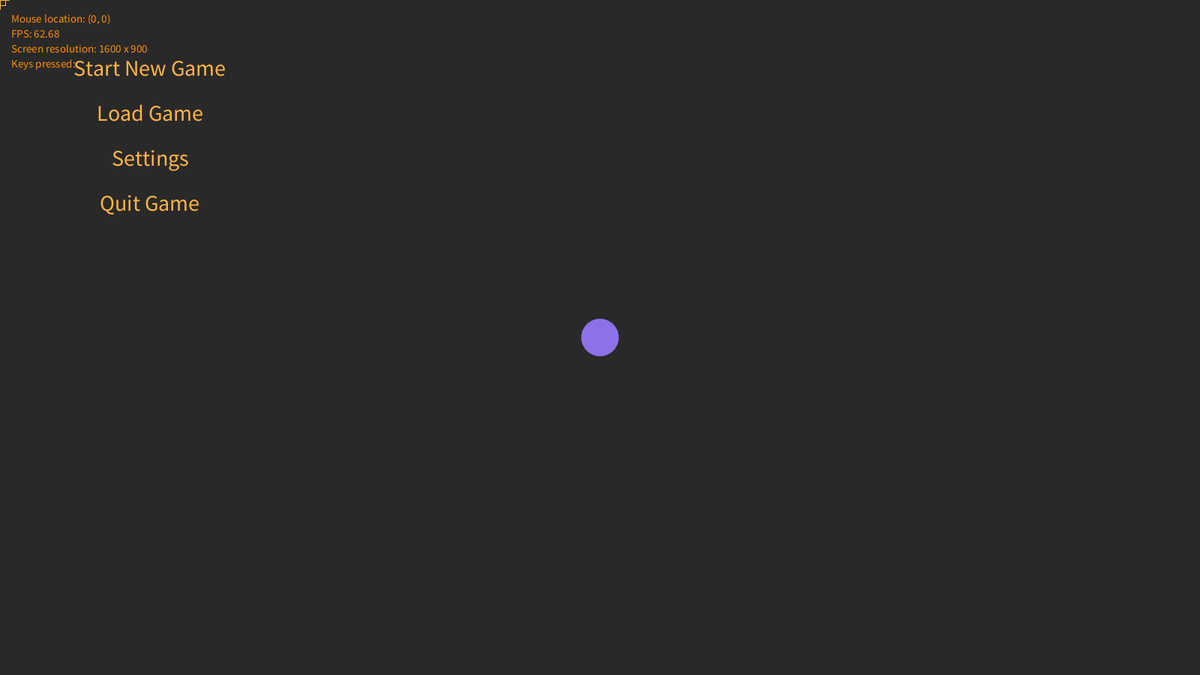
Frame 1 (no input)
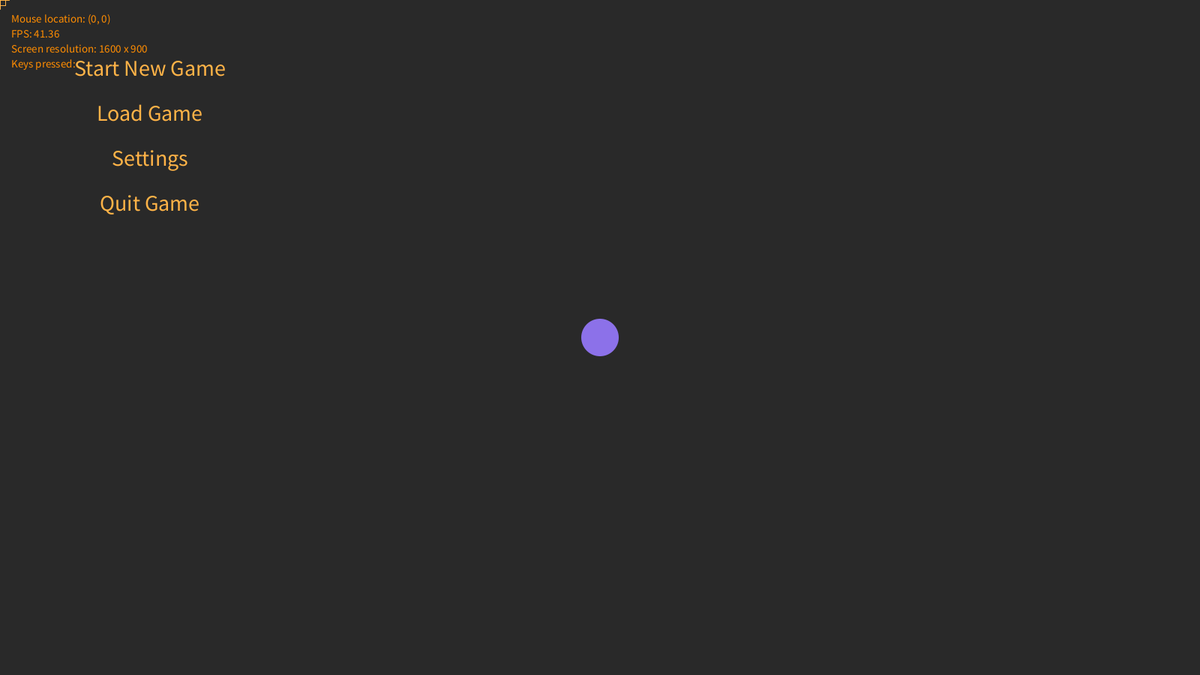
Frame 60 (the mouse pressed at the canvas centre just before this capture)
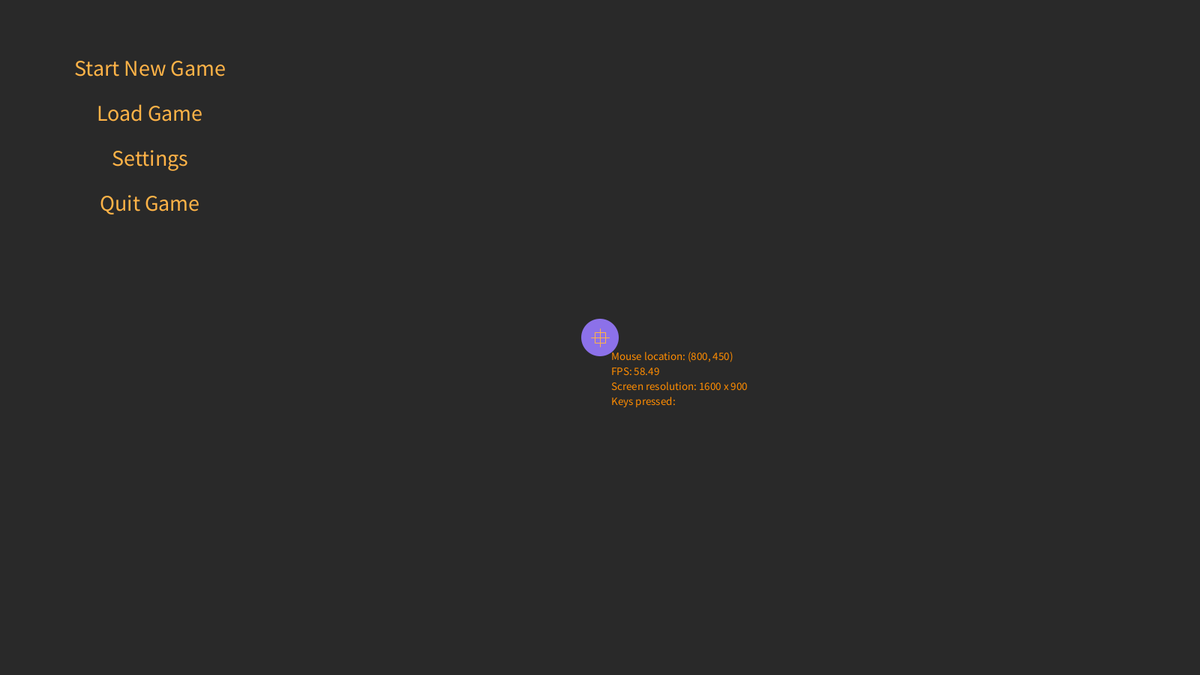
Frame 120 (the mouse held since frame 60 and released just before this capture)

The Processing sketch that drew these frames (run headless with seeded random() and noise(); from frame 60 on, the mouse is pressed at the canvas centre):

// Processing sketch: Game
// ── Game.pde
// color configs
static final int DARK_GREY = #292929;
static final int DARK_BLUE = #2f3948;
static final int YELLOW = #ffb347;
static final int ORANGE = #ff8c00;
static final int PURPLE = #2f245a;
static final int LIGHT_PURPLE = #8c71e9;
static final int RED = #b20000;
static final int PINK = #c15858;
static final int BLUE = #5588ff;

// states
final int STATE_MENU = 0;
final int STATE_GAME = 1;
final int STATE_GAMELOADING = 2;
final int STATE_GAMEOVER = 3;
final int STATE_GAMEPAUSE = 4;
int state = 0;  // initial state

// use a boolean array to register key presses
boolean[] keys = new boolean[128];
// special key presses
boolean shiftpressed, enterpressed;

float proportion = 1.0;
int default_width = 1600;
int default_height = 900;

Player player = new Player(50, 50, 50);
Menu menu;

void settings() {
  size(default_width, default_height);
}

void setup() {
  background(DARK_GREY);
  frameRate(60);
  player.position.x = width / 2;
  player.position.y = height / 2;
  menu = new Menu(this);
}

void draw(){
  background(DARK_GREY);
  switch (state) {
    case STATE_MENU:
    showMenu(); break;
    case STATE_GAME:
    showGame(); break;
    case STATE_GAMELOADING:
    showLoading(); break;
    case STATE_GAMEOVER:
    showGameover(); break;
    case STATE_GAMEPAUSE:
    showGamePause(); break;
   }
  drawMouse();

}

void showMenu() {
  player.drawPlayer();
  menu.drawMenu();
}

void showGame() {
  player.drawPlayer();
}

void showLoading() {
  fill(ORANGE);
  textSize(50);
  text("Loading", width / 2, height / 2);
}

void showGameover() {
  fill(ORANGE);
  textSize(50);
  text("Gameover", width / 2, height / 2);
}

void showGamePause() {
  fill(ORANGE);
  textSize(50);
  text("Game Pause", width / 2, height / 2);
}

void keyPressed() {
  if (key >= 0 && key < keys.length) {
    keys[key] = true;
  }
  if (keyCode == SHIFT) {
    shiftpressed = true;
  }
  if (keyCode == ENTER) {
    enterpressed = true;
  }
}

void keyReleased() {
  if (key >= 0 && key < keys.length) {
    keys[key] = false;
  }
  if (keyCode == SHIFT) {
    shiftpressed = false;
  }
  if (keyCode == ENTER) {
    enterpressed = false;
  }
}

void drawMouse() {
  noCursor(); // hide cursor
  stroke(YELLOW);
  strokeWeight(1);
  line(mouseX - proportion * 12, mouseY, mouseX + proportion * 12, mouseY);  // draw a cross
  line(mouseX, mouseY - proportion * 12, mouseX, mouseY + proportion * 12);
  noFill(); // Set fill color to transparent
  rectMode(CENTER);
  rect(mouseX, mouseY, 14, 14);
  fill(ORANGE); // Reset fill color to white for text

  textSize(15);
  textAlign(LEFT);
  text("Mouse location: (" + mouseX + ", " + mouseY + ")", mouseX + 15, mouseY + 30); // show mouse coord and fps 
  text("FPS: " + nf(frameRate, 0, 2), mouseX + 15, mouseY + 50);
  text("Screen resolution: " + width + " x " + height, mouseX + 15, mouseY + 70); // show screen resolution
  String pressedKeys = "Keys pressed: ";
  for (int i = 0; i < keys.length; i++) {

    if (keys[i] && i != 10 && i != 32) {
      pressedKeys += ' ';
      pressedKeys += char(i);
    }
  }
  if (shiftpressed) {
    pressedKeys += " SHIFT";
  }
  if (keys[32]) {
    pressedKeys += " SPACE";
  }
  if (keys[10]) {
    pressedKeys += " ENTER";
  }
  text(pressedKeys, mouseX + 15, mouseY + 90);
}

// ── Collision.pde
static class Collision {
    
    static boolean pointCollideCircle(PVector pointPos, PVector circleCenter, float radius) {
        float distance = dist(circleCenter.x, circleCenter.y, pointPos.x, pointPos.y);
        if (distance <= radius) return true;
        return false;
    }
    
    static boolean pointCollideRect(PVector pointPos, float rectX, float rectY, float rectW, float rectH) {
        // assuming rect is drawn at the center
        float rectHalfW = rectW / 2;
        float rectHalfH = rectH / 2;
        if (pointPos.x >= rectX - rectHalfW && pointPos.x <= rectX + rectHalfW && 
            pointPos.y >= rectY - rectHalfH && pointPos.y <= rectY + rectHalfH) {
            return true;
        } else {
            return false;
        }
    }
    
    
    
    static boolean CircleCollideRect(float circleX, float circleY, float radius, float rectX, float rectY, float rectW, float rectH) {
        // assuming both are drawn at center
        float testX = circleX;
        float testY = circleY;
        
        // find the cloest edge
        if (circleX <= rectX - rectW / 2)         testX = rectX - rectW / 2;   // test left edge
        else if (circleX > rectX + rectW / 2)     testX = rectX + rectW / 2;   // right edge
        if (circleY <= rectY - rectH / 2)         testY = rectY - rectH / 2;   // top edge
        else if (circleY > rectY + rectH / 2)     testY = rectY + rectH / 2;   // bottom edge
        
        // get distance from closest edges
        float distX = circleX - testX;
        float distY = circleY - testY;
        float distance = sqrt((distX * distX) + (distY * distY));
        
        if (distance <= radius) return true;
        return false;
    }
    
    
    
    static boolean circleCollideCircle(float circle1X, float circle1Y, float circle1Radius, float circle2X, float circle2Y, float circle2Radius) {
        float distance = dist(circle1X, circle1Y, circle2X, circle2Y);
        if (distance <= circle1Radius + circle2Radius) {
            return true;
        }
        return false;
    }
    
    static boolean RectCollideRect(float rect1X, float rect1Y, float rect1W, float rect1H, float rect2X, float rect2Y, float rect2W, float rect2H) {
        if (rect1X + rect1W / 2 >= rect2X - rect2W / 2 && rect1X - rect1W / 2 <= rect2X + rect2W / 2 && rect1Y + rect1H / 2 >= rect2Y - rect2H / 2 && rect1Y - rect1H / 2 <= rect2Y + rect2H / 2) {
            return true;
        }
        return false;
    }
    
}
// ── Menu.pde
class Menu {
    
    //Constants for menu appearance
    int menuX, menuY;
    int optionWidth = 300;
    int optionHeight = 60;
    int optionSpacing = 0;
    final MenuOption[] rootOptions;
    
    
    Menu(PApplet game) {
        this.menuX = game.width * 1 / 8;
        this.menuY = game.height * 1 / 10;
        
        int spaceCounter = 0;
        this.rootOptions = new MenuOption[] {
            new MenuOption("Start New Game", menuX, menuY + spaceCounter++ * (optionHeight + optionSpacing), optionWidth, optionHeight),
            new MenuOption("Load Game", menuX, menuY + spaceCounter++ * (optionHeight + optionSpacing), optionWidth, optionHeight),
            new MenuOption("Settings", menuX, menuY + spaceCounter++ * (optionHeight + optionSpacing), optionWidth, optionHeight),
            new MenuOption("Quit Game", menuX, menuY + spaceCounter++ * (optionHeight + optionSpacing), optionWidth, optionHeight)
        };

        spaceCounter = 0;
        rootOptions[2].subOptions = new MenuOption[] {
            new MenuOption("Resolution", menuX, rootOptions[2].menuOptionY + ++ spaceCounter * (optionHeight + optionSpacing), optionWidth, optionHeight),
            new MenuOption("Music Volumn", menuX, rootOptions[2].menuOptionY + ++spaceCounter * (optionHeight + optionSpacing), optionWidth, optionHeight),
        };

        
    }
    
    void drawMenu() {
        
        // Draw menu options
        for (int i = 0; i < rootOptions.length; i++) {
            rootOptions[i].drawMenuOption();
        }

        if (rootOptions[2].selected) {
            rootOptions[0].ommited = true;
            rootOptions[1].ommited = true;
            rootOptions[3].ommited = true;
        } else {
            rootOptions[0].ommited = false;
            rootOptions[1].ommited = false;
            rootOptions[3].ommited = false;
        }
    }
}

// ── MenuOption.pde
class MenuOption {
    
    //Constants for menu appearance
    int menuOptionX, menuOptionY, optionWidth, optionHeight;
    float optionTextSize, selectedOptionTextSize, notSelectedOptionTextSize;
    String optionText;
    boolean selected, anyChildSelected, ommited;
    MenuOption[] subOptions;
    MenuOption parentOption;
    float optionColorOpa;
    int optionColor = LIGHT_PURPLE;
    
    MenuOption(String optionText, int menuOptionX, int menuOptionY, int optionWidth, int optionHeight) {
        this.menuOptionX = menuOptionX;
        this.menuOptionY = menuOptionY;
        this.optionWidth = optionWidth;
        this.optionHeight = optionHeight;
        this.optionTextSize = optionHeight * 1 / 2;
        this.notSelectedOptionTextSize = optionTextSize;
        this.selectedOptionTextSize = optionTextSize * 1.1;
        this.optionText = optionText;
        
    }
    
    void drawMenuOption() {

        if (ommited) {
            return;
        }
        updateOption();
        noStroke();
        
        rectMode(CENTER);
        if (selected) {
            optionColorOpa = lerp(optionColorOpa, 120, 0.1);
            optionTextSize = lerp(optionTextSize, selectedOptionTextSize, 0.1);
            fill(optionColor, optionColorOpa);
            rect(menuOptionX, menuOptionY, optionWidth, optionHeight, 10, 10, 10, 10);
            textAlign(CENTER, CENTER); 
            textSize(optionTextSize);
            fill(YELLOW);
            text(optionText, menuOptionX, menuOptionY);
            
            if (subOptions != null) {
                for (int i = 0; i < subOptions.length; i++) {
                    subOptions[i].drawMenuOption();
                }
            }
            
        } else{
            optionColorOpa = lerp(optionColorOpa, 0.0, 0.1);
            optionTextSize = lerp(optionTextSize, notSelectedOptionTextSize, 0.1);
            fill(optionColor, optionColorOpa);
            rect(menuOptionX, menuOptionY, optionWidth, optionHeight, 10, 10, 10, 10);
            textAlign(CENTER, CENTER); 
            textSize(optionTextSize);
            fill(YELLOW);
            text(optionText, menuOptionX, menuOptionY);
        }
    }
    
    void updateOption() {
        // Check if mouse is within bounds of the rectangle
        if (mouseX >= menuOptionX - optionWidth / 2 && mouseX <= menuOptionX + optionWidth / 2 && 
            mouseY >= menuOptionY - optionHeight / 2 && mouseY <= menuOptionY + optionHeight / 2) {
            selected = true;
        } else if (subOptions != null) {
            anyChildSelected = false;
            
            for (int i = 0; i < subOptions.length; i++) {
                if (subOptions[i].selected) {
                    anyChildSelected = true;
                }
                selected = anyChildSelected;
            }
        } else {
            selected = false;
        }
        
        
    }
}
// ── Player.pde
class Player {
    boolean isAtLeftBorder, isAtRightBorder, isAtTopBorder, isAtBottomBorder; // to control movement
    float playerRadius, playerSpeed;
    PVector position, velocity;
    
    Player(float x, float y, float playerRadius) {
        this.position = new PVector(x, y);
        this.velocity = new PVector(0, 0);
        this.playerRadius = playerRadius;
        this.playerSpeed = playerRadius * 0.04;
    }
    
    void drawPlayer() {
        updatePlayer();                                               // update player state
        ellipseMode(CENTER);      
        fill(LIGHT_PURPLE);
        noStroke();
        ellipse(position.x, position.y, playerRadius, playerRadius);  // draw player body
    }
    
    void updatePlayer() {
        velocity.setMag(0);
        if (keys['a'] || keys['A'])     // move left when allowed
            velocity.x = -playerSpeed;
        if (keys['d'] || keys['D'])    // move right when allowed
            velocity.x = playerSpeed;
        if (keys['w'] || keys['W'])      // move up when allowed
            velocity.y = -playerSpeed;
        if (keys['s'] || keys['S'])   // move down when allowed
            velocity.y = playerSpeed;
        integrate();
    }
    
    void integrate() {
        // if velocity = 0, no need to integrate
        if (velocity.mag() == 0) return;
        // otherwise, update the position
        position.add(velocity);
    }
}
